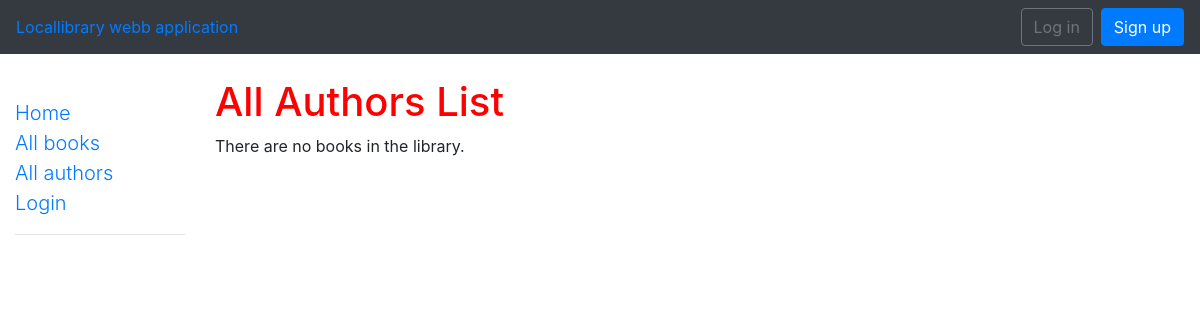
Page /catalog/authors/ on the earlier database version.
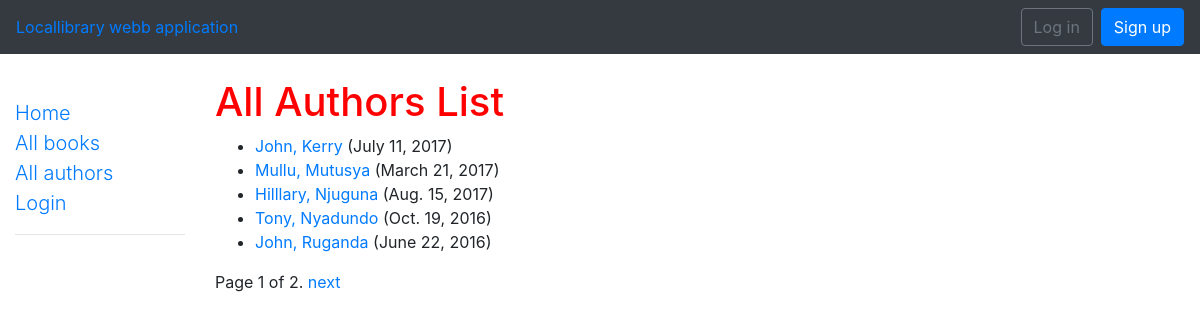
Same page on the later database version.
### catalog/models.py (models this page shows, shortened)
class Author(models.Model):
    first_name = models.CharField(max_length=100)
    last_name = models.CharField(max_length=100)
    date_of_birth = models.DateField(null=True, blank=True)
    date_of_death = models.DateField('Died', null=True, blank=True)
    class Meta:
        ordering = ["last_name","first_name"]
    def get_absolute_url(self):
        return reverse('catalog:author-detail', args=[str(self.id)])

### catalog/views.py (the view)
# urls.py: path('authors/', views.AuthorListView.as_view(), name='authors'),
class AuthorListView(generic.ListView):
    model=Author
    template_name = 'catalog/author_list.html'
    paginate_by=5

### catalog/templates/catalog/author_list.html (shortened to what this page needs)
{% extends "catalog/base_template.html" %}
{% block content %}
    <h1>All Authors List</h1>
    {% if author_list %}
    <ul>
      {% for author in author_list %}
      <li>
        <a href="{{ author.get_absolute_url }}">{{ author.first_name }}, {{ author.last_name }}</a> ({{author.date_of_birth}})
      </li>
      {% endfor %}
    </ul>
    {% else %}
      <p>There are no books in the library.</p>
    {% endif %}
{% endblock %}

### catalog/templates/catalog/base_template.html (shortened to what this page needs)
<!DOCTYPE html>
<html lang="en">
<head>
  <link rel="stylesheet" href="https://maxcdn.bootstrapcdn.com/bootstrap/4.0.0/css/bootstrap.min.css"
>
  {% load staticfiles  %}
    <link rel="stylesheet" type="text/css" href="{% static 'catalog/css/style.css' %}">
</head>
<body>
  <nav class="navbar navbar-expand-md navbar-dark bg-dark mb-4"  >
    <a href="{% url 'catalog:index' %}">Locallibrary webb application</a>
       <div class="collapse navbar-collapse" id="navbarCollapse">
        {% if user.is_authenticated %}
          <ul class="navbar-nav ml-auto">
            <li class="nav-item">
              <a class="nav-link dropdown-toggle" href="#" id="userMenu" data-toggle="dropdown" aria-haspopup="true" aria-expanded="false">
                    Hi  {{ user.username }}
                      </a>
                      <div class="dropdown-menu dropdown-menu-right" aria-labelledby="userMenu">
                <a class="dropdown-item" href="{% url 'password_change' %}">Change password</a>
                <div class="dropdown-divider"></div>
                <a class="dropdown-item" href="{% url 'logout' %}">Log out</a>
              </div>
           </li>
          </ul>
        {% else %}
          <form class="form-inline ml-auto">
            <a href="{% url 'login' %}" class="btn btn-outline-secondary">Log in</a>
            <a href="#" class="btn btn-primary ml-2">Sign up</a>
          </form>
        {% endif %}
     </div>
  </nav>
  <div class="container-fluid">
    <div class="row">
      <div class="col-sm-2">
      {% block sidebar %}
      <ul class="sidebar-nav lead">
          <li class=""><a href="{% url 'catalog:index' %}">Home</a></li>
          <li><a href="{% url 'catalog:books'  %}" >All books</a></li>
          <li><a href="{% url 'catalog:authors' %}">All authors</a></li>
      {% if user.is_authenticated %}
             <li>User: {{ user.get_username }}</li>
             <hr>
               <li><a href="{% url 'catalog:my-borrowed'%}">My Borrowed Books</a></li>
               <li><a href="{% url 'logout' %}">Logout</a></li>
     {% else %}
     <li><a href="{% url 'login' %}">Login</a></li>
      {% endif %}
      </ul>
      <hr>
     {% endblock %}
      </div>
      <div class="col-sm-10 ">
      {% block content %}{% endblock %}
      {% block pagination %}
  {% if is_paginated %}
      <ul class="pagination">
          <span class="page-links">
              <span class="page-current">
                  Page {{ page_obj.number }} of {{ page_obj.paginator.num_pages }}.
              </span>
              {% if page_obj.has_next %}
                  <a href="{{ request.path }}?page={{ page_obj.next_page_number }}">next</a>
              {% endif %}
          </span>
      </ul>
  {% endif %}
{% endblock %}
      </div>
    </div>
  </div>
</body>
</html>

### catalog/static/catalog/css/style.css (style rules this page uses)
.sidebar-nav { margin-top: 20px; padding: 0; list-style: none; }
h1 { color: red; }

Differences in the rows shown:
added Author: first_name "John", last_name "Kerry", date_of_birth "July 11, 2017"
added Author: first_name "Mullu", last_name "Mutusya", date_of_birth "March 21, 2017"
added Author: first_name "Hilllary", last_name "Njuguna", date_of_birth "Aug. 15, 2017"
added Author: first_name "Tony", last_name "Nyadundo", date_of_birth "Oct. 19, 2016"
added Author: first_name "John", last_name "Ruganda", date_of_birth "June 22, 2016"
Other differences:
{{ page_obj.number }}: (not shown) → "1"
{{ page_obj.paginator.num_pages }}: (not shown) → "2"
text no longer shown: "There are no books in the library."
text now shown: "Page of . next"
